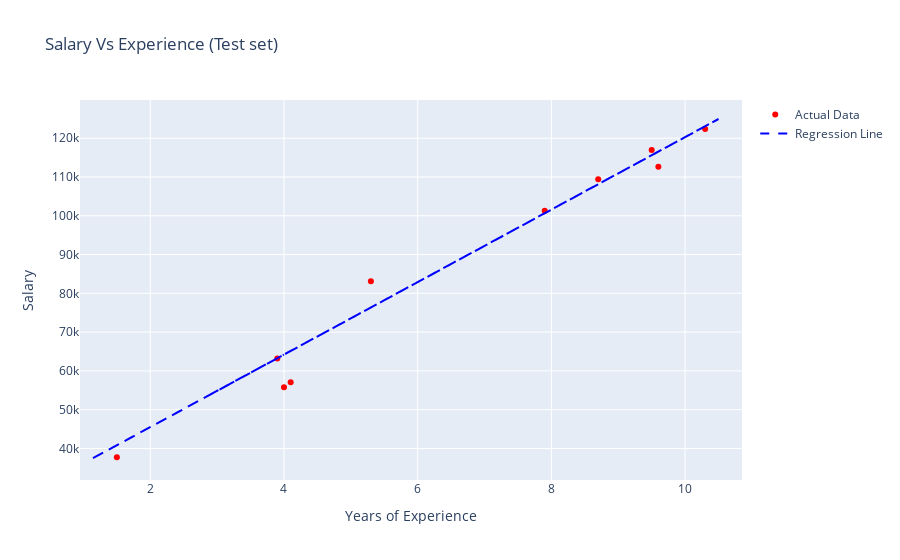

Write notebook code for a chart like this one.
### Markdown cell above
### Test Data

### Code cell
import plotly.graph_objects as go

# Assuming X_test and y_test are your test features and target variable
# Assuming X_train is the same as in the training set

# Scatter plot of the actual test data points
scatter = go.Scatter(x=X_test.flatten(), y=y_test, mode='markers', marker=dict(color='red'),
                    name='Actual Data', text=['Years: {}<br>Salary: {}'.format(x, y) for x, y in zip(X_test.flatten(), y_test)])

# Plotting the regression line based on the predictions made by the model on the training data
line = go.Scatter(x=X_train.flatten(), y=regressor.predict(X_train), mode='lines', line=dict(color='blue', dash='dash'),
                 name='Regression Line')

# Create layout
layout = go.Layout(title='Salary Vs Experience (Test set)', xaxis=dict(title='Years of Experience'), yaxis=dict(title='Salary'))

# Create figure
fig = go.Figure(data=[scatter, line], layout=layout)

# Show the plot
fig.show()

### Figure 1 — Plotly figure (JSON) as saved in the notebook; plotly's stock layout.template omitted (floating-point values rounded to 4 significant figures)
{"data": [{"marker": {"color": "red"}, "mode": "markers", "name": "Actual Data", "text": ["Years: 1.5<br>Salary: 37731.0", "Years: 10.3<br>Salary: 122391.0", "Years: 4.1<br>Salary: 57081.0", "Years: 3.9<br>Salary: 63218.0", "Years: 9.5<br>Salary: 116969.0", "Years: 8.7<br>Salary: 109431.0", "Years: 9.6<br>Salary: 112635.0", "Years: 4.0<br>Salary: 55794.0", "Years: 5.3<br>Salary: 83088.0", "Years: 7.9<br>Salary: 101302.0"], "type": "scatter", "x": [1.5, 10.3, 4.1, 3.9, 9.5, 8.7, 9.6, 4, 5.3, 7.9], "y": [37731, 122391, 57081, 63218, 116969, 109431, 112635, 55794, 83088, 101302]}, {"line": {"color": "blue", "dash": "dash"}, "mode": "lines", "name": "Regression Line", "type": "scatter", "x": [2.9, 5.1, 3.2, 4.5, 8.2, 6.8, 1.3, 10.5, 3, 2.2, 5.9, 6, 3.7, 3.2, 9, 2, 1.1, 7.1, 4.9, 4], "y": [53920.0, 74480.0, 56720.0, 68870.0, 103500.0, 90370.0, 38970.0, 124900.0, 54850.0, 47380.0, 81960.0, 82890.0, 61400.0, 56720.0, 110900.0, 45510.0, 37100.0, 93170.0, 72610.0, 64200.0]}], "layout": {"title": {"text": "Salary Vs Experience (Test set)"}, "xaxis": {"title": {"text": "Years of Experience"}}, "yaxis": {"title": {"text": "Salary"}}}}
